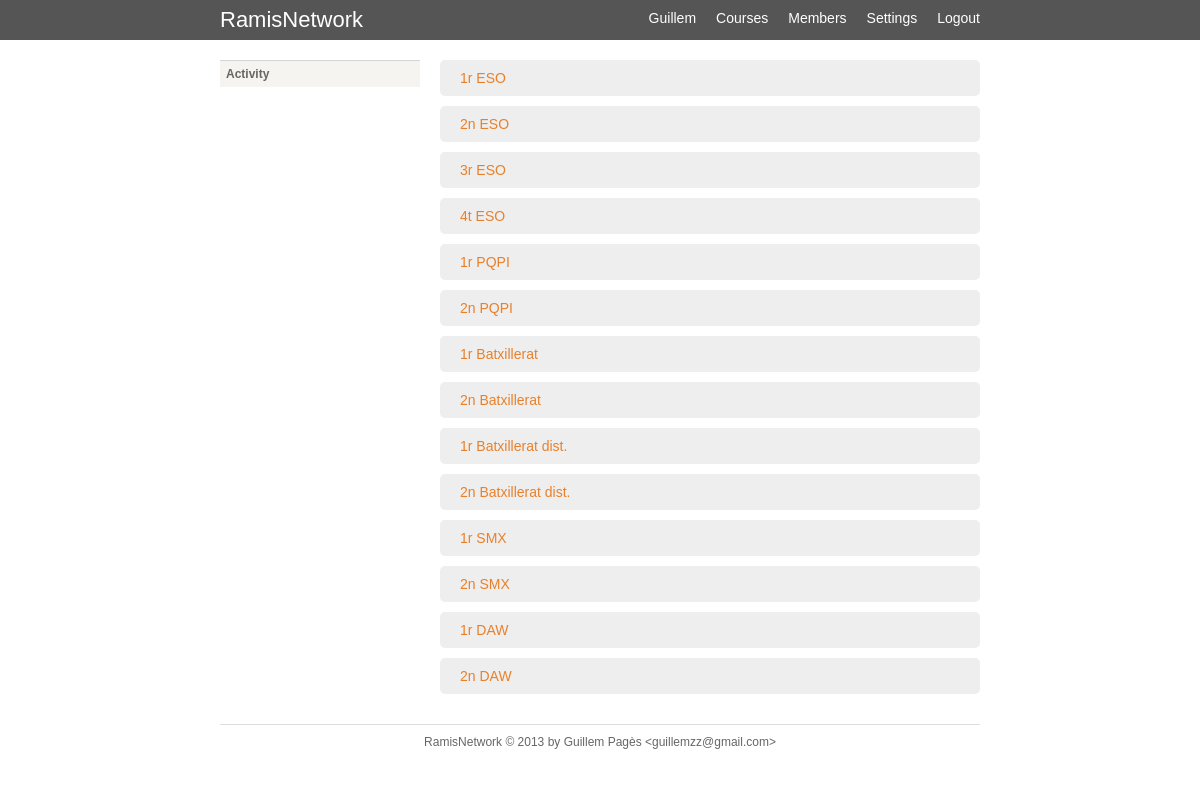
Page /courses.php (signed in) on the earlier database version.
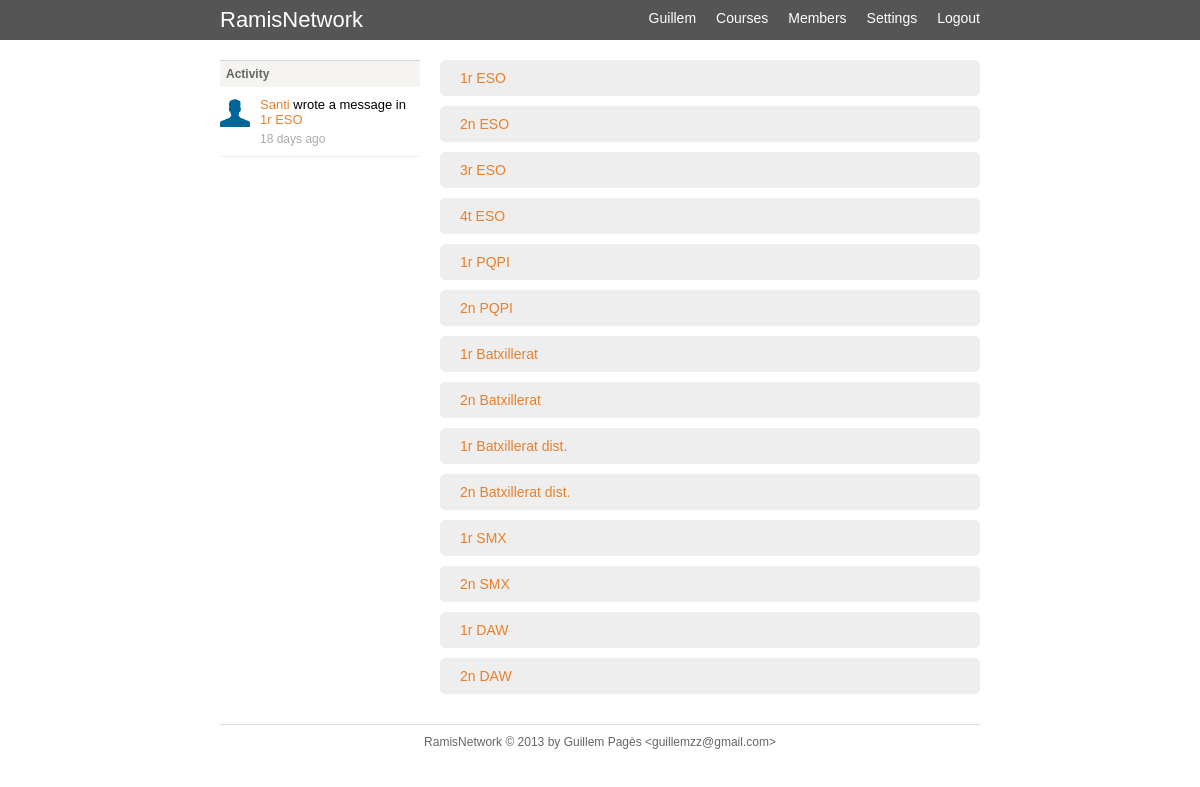
Same page on the later database version.
### tables this page shows
CREATE TABLE `courses` (
  `course_id` int(11) unsigned NOT NULL AUTO_INCREMENT,
  `course_name` varchar(100) NOT NULL DEFAULT '',
  `course_description` varchar(200) NOT NULL DEFAULT '',
  PRIMARY KEY (`course_id`)
);

CREATE TABLE `users` (
  `id` int(11) unsigned NOT NULL AUTO_INCREMENT,
  `name` varchar(100) NOT NULL DEFAULT '',
  `lastname` varchar(100) NOT NULL DEFAULT '',
  `email` varchar(100) NOT NULL DEFAULT '',
  `password` varchar(64) NOT NULL DEFAULT '',
  `birthday` date NOT NULL,
  `gender` tinyint(2) NOT NULL DEFAULT '0',
  `avatar` varchar(64) NOT NULL,
  `course` tinyint(3) NOT NULL DEFAULT '0',
  `privacy` tinyint(2) NOT NULL DEFAULT '0',
  `visits` int(11) NOT NULL DEFAULT '0',
  PRIMARY KEY (`id`),
  KEY `email` (`email`)
);

CREATE TABLE `logs` (
  `log_id` int(11) unsigned NOT NULL AUTO_INCREMENT,
  `log_type` char(20) NOT NULL DEFAULT '',
  `log_link` int(11) NOT NULL DEFAULT '0',
  `log_user` int(11) NOT NULL DEFAULT '0',
  `log_comment` text NOT NULL,
  `log_date` timestamp NOT NULL DEFAULT CURRENT_TIMESTAMP,
  PRIMARY KEY (`log_id`)
);

### lib/html.php (called while the page is built, shortened)
<?php
function do_view($name, $data=null) {
	$_view = VIEWS . $name . '_view.php';
	require($_view);
}
?>

### lib/db.php (called while the page is built, shortened)
<?php
	class db {
		var $dbuser;
		var $dbpassword;
		var $dbhost;
		var $dbmaster;
		var $persistent;
		var $master_persistent;
		var $dbh_update = false;
		var $dbh_select = false;
		var $dbh = false;
		function db($dbuser='', $dbpassword='', $dbname='', $dbhost='localhost', $dbmaster=false) {
			$this->dbuser = $dbuser;
			$this->dbpassword = $dbpassword;
			$this->dbhost = $dbhost;
			$this->dbmaster = $dbmaster;
			if ( $dbmaster && $dbmaster != $dbhost ) {
				$this->dbmaster = $dbmaster;
			} else {
				$this->dbmaster = false;
			}
		}
		function connect($master = false) {
			if ($master && $this->dbmaster ) {
				if ($this->dbh_update) {
					$this->dbh = & $this->dbh_update;
					return;
				} else {
					if ($this->master_persistent) {
						$this->dbh_update = @mysql_pconnect($this->dbmaster, $this->dbuser,$this->dbpassword, MYSQL_CLIENT_COMPRESS);
					} else {
						$this->dbh_update = @mysql_connect($this->dbmaster, $this->dbuser,$this->dbpassword, MYSQL_CLIENT_COMPRESS);
					}
					$this->dbh = & $this->dbh_update;
				}
			} else {
				if ($this->persistent) {
					$this->dbh_select = @mysql_pconnect($this->dbhost, $this->dbuser,$this->dbpassword);
				} else {
					$this->dbh_select = @mysql_connect($this->dbhost, $this->dbuser,$this->dbpassword);
				}
				$this->dbh = & $this->dbh_select;
			}
		}
		function flush() {
			$this->last_result = null;
		}
		function query($query) {
			$query = trim($query);
			$is_update = preg_match("/^(insert|delete|update|replace)\s+/i",$query);
			$return_val = 0;
			$this->result = @mysql_query($query,$this->dbh);
			if ( $is_update ) {
				$this->rows_affected = mysql_affected_rows();
				if ( preg_match("/^(insert|replace)\s+/i",$query) ) {
					$this->insert_id = mysql_insert_id($this->dbh);
				}
				$return_val = $this->rows_affected;
			} else {
				$num_rows=0;
				while ( $row = @mysql_fetch_object($this->result) ) {
					$this->last_result[$num_rows] = $row;
					$num_rows++;
				}
				$this->num_rows = $num_rows;
				$return_val = $this->num_rows;
			}
			return $return_val;
		}
		function get_row($query=null,$y=0) {
			if ( $query ) {
				$this->query($query);
			}
			return $this->last_result[$y]?$this->last_result[$y]:null;
		}
		function get_results($query=null) {
			if ( $query ) {
				$this->query($query);
			}
			return $this->last_result;
		}
}
?>

### lib/Course.php (called while the page is built, shortened)
<?php
class Course {
	public $id = 0;
	function __construct($id=0) {
		if ($id > 0) {
			$this->id = $id;
			$this->read();
		}
	}
	public function read() {
		global $db;
		$course = $db->get_row("SELECT * FROM courses WHERE course_id = $this->id");
		if ($course) {
			$this->id = $course->course_id;
			$this->name = $course->course_name;
			return true;
		}
		return false;
	}
	public function permalink() {
		return ROOT . 'course.php?id=' . $this->id;
	}
	public static function get_courses() {
		global $db;
		$courses = $db->get_results("SELECT * FROM courses");
		if ($courses) {
			foreach ($courses as $c) {
				$course = new Course();
				$course->id = $c->course_id;
				$course->name = $c->course_name;
				$course->description = $c->course_description;
				$courses_array[] = $course;
			}
			return $courses_array;
		}
		return false;
	}
}
?>

### lib/User.php (called while the page is built, shortened)
<?php
class User {
	public $id;
	function __construct($id=0) {
		if ($id > 0) {
			$this->id = $id;
			$this->read();
		}
	}
	public function read() {
		global $db;
		$user = $db->get_row("SELECT * FROM users LEFT JOIN courses ON course = course_id WHERE id = $this->id");
		if ($user) {
			$this->id = $user->id;
			$this->name = $user->name;
			$this->avatar = $user->avatar;
			return true;
		}
		return false;
	}
}
?>

### lib/functions.php (called while the page is built, shortened)
<?php
function profile_uri($id) {
	return ROOT . 'profile.php?id=' . $id;
}
function get_avatar($name='') {
	return ROOT . 'img/default.jpg';
}
function time_ago($time) {
	$txt = "";
	$diff = time() - $time;
	$days = intval($diff / 86400);
	$diff = $diff % 86400;
	$diff = $diff % 3600;
	if ($days> 1) return " $days days";
	else if ($days==1) return " $days day";
    return $txt;
}
?>

### lib/Post.php (called while the page is built, shortened)
<?php
class Post {
	public $id = 0;
	function __construct($id = 0) {
		if ($id > 0) {
			$this->id = $id;
			$this->read();
		}
	}
	public function read() {
		global $db;
		$post = $db->get_row("SELECT * FROM posts, users WHERE post_author = id AND post_id = $this->id");
		if ($post) {
			$this->id = $post->post_id;
			$this->link = $post->post_link;
			return true;
		}
		return false;
	}
}
?>

### courses.php (the view, shortened to what the changed rows need)
<?php
require('config.php');
require(LIB . 'html.php');
require(LIB . 'User.php');
require(LIB . 'Post.php');
require(LIB . 'Course.php');
$data['activity'] = get_activity();
$data['courses'] = Course::get_courses();
do_view('courses', $data);
function get_activity() {
	global $db;
	$result = array();
	$logs = $db->get_results("SELECT * FROM logs WHERE log_type = 'course_post_new' ORDER BY log_id DESC LIMIT 7");
	if ($logs) {
		foreach ($logs as $log) {
			$result[] = get_course_post_new_log($log);
 		}
	}
	return $result;
}
function get_course_post_new_log($log) {
	$user_from = new User($log->log_user);
	$post = new Post($log->log_link);
	$course = new Course($post->link);
	$res = '';
	$res .= '<div class="sidebar-left">';
	$res .= '<a href="' . profile_uri($user_from->id) . '">';
	$res .= '<img src="' . get_avatar($user_from->avatar) . '" width="30" height="30" />';
	$res .= '</a>';
	$res .= '</div>';
	$res .= '<div class="sidebar-right">';
	$res .= '<a href="' . profile_uri($user_from->id) . '">' . $user_from->name . '</a>';
	$res .= ' wrote a message in <a href="' . $course->permalink() . '">' . $course->name . '</a>';
	$res .= '<br/><div class="post-date">'. time_ago(strtotime($log->log_date)) . ' ago</div>';
	$res .= '</div>';
	$res .= '<div class="clear"></div>';
	return $res;
}
?>

### views/courses_view.php (shortened to what the changed rows need)
<div class="sidebar">
	<?php if ($activity) { ?>
		<ul class="notifications">
		<?php foreach ($activity as $activity_id) { ?>
			<li><?php echo $activity_id; ?></li>
		<? } ?>
		</ul>
	<? } ?>
</div>
<div class="main">
	<?php if ($courses) { ?>
		<ul class="courses">
		<?php foreach ($courses as $course) { ?>
			<li><a href="course.php?id=<?php echo $course->id ?>"><?php echo $course->name ?></a></li>
		<? } ?>
		</ul>
	<? } ?>
</div>

Differences in the rows shown:
added users: name "Santi", $course->name "1r ESO"
added logs: log_date "18 days"
